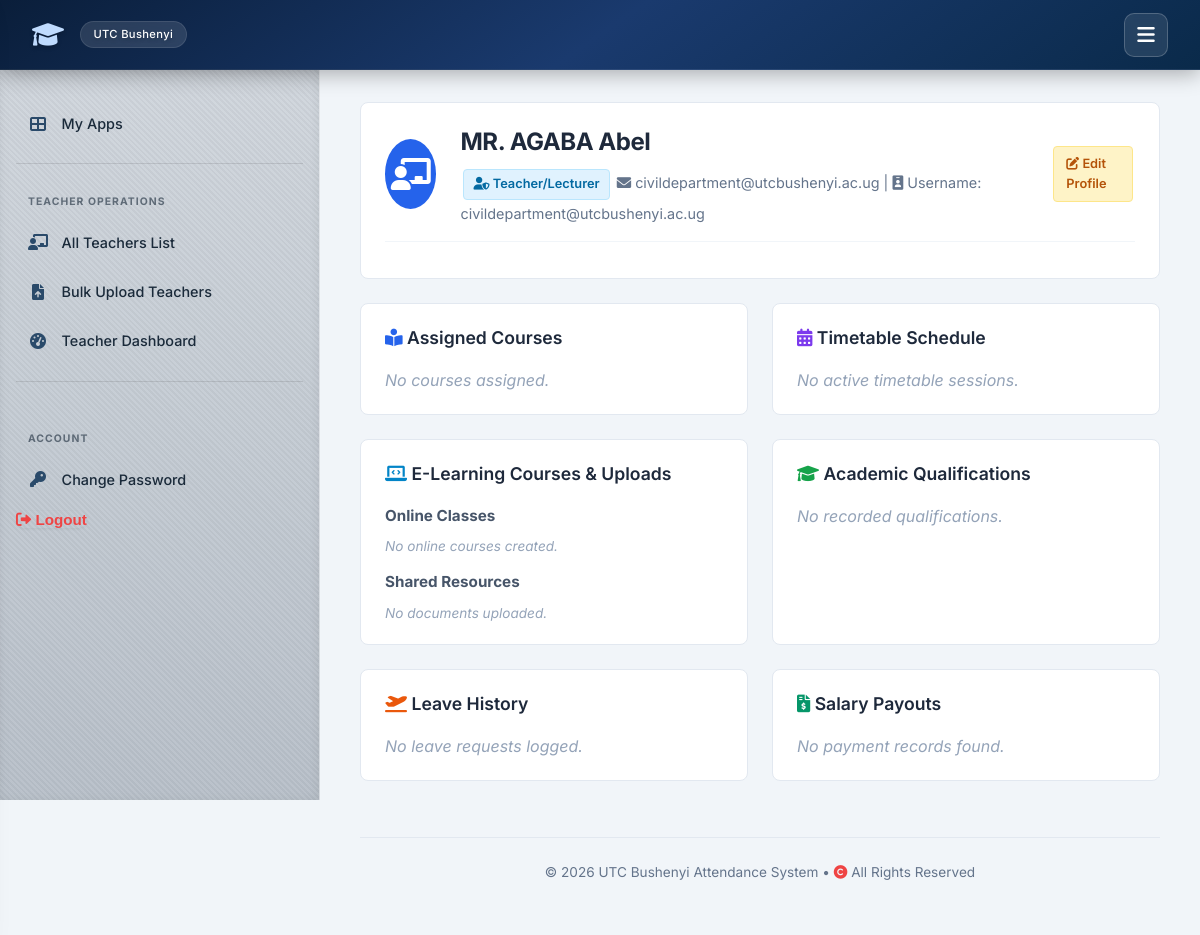
Page /teacher/1/ (signed in) on the committed database.
### attendance/models.py (models this page shows, shortened)
class TeacherProfile(models.Model):
    user = models.OneToOneField(User, on_delete=models.CASCADE, related_name='teacher_profile')
    name = models.CharField(max_length=255)
    courses = models.ManyToManyField('Course', blank=True, related_name='teachers')

class User(AbstractUser):
    IS_ADMIN = 'ADMIN'
    IS_TEACHER = 'TEACHER'
    IS_STUDENT = 'STUDENT'
    IS_WARDEN = 'WARDEN'
    IS_LIBRARIAN = 'LIBRARIAN'
    IS_ACCOUNTANT = 'ACCOUNTANT'
    IS_REGISTRAR = 'REGISTRAR'
    IS_PARENT = 'PARENT'
    IS_DEAN = 'DEAN'
    IS_HOD = 'HOD'
    IS_SYSTEM_SUPPORT = 'SYSTEM_SUPPORT'
    IS_SYSTEM_ADMIN = 'SYSTEM_ADMIN'
    IS_FINANCE = 'FINANCE'
    IS_POINT_OF_SERVICE = 'POINT_OF_SERVICE'
    IS_ASSISTANT_REGISTRAR = 'ASSISTANT_REGISTRAR'
    IS_PRINCIPAL = 'PRINCIPAL'
    TITLE_CHOICES = [
        ('MR.', 'Mr.'),
        ('MRS.', 'Mrs.'),
        ('MISS', 'Miss'),
        ('DR.', 'Dr.'),
        ('ENG.', 'Eng.'),
        ('PROF.', 'Prof.'),
    ]
    title = models.CharField(max_length=10, choices=TITLE_CHOICES, blank=True, null=True)
    surname = models.CharField(max_length=100, blank=True, null=True)
    other_names = models.CharField(max_length=150, blank=True, null=True)
    phone_number = models.CharField(max_length=20, blank=True, null=True)
    ROLE_CHOICES = [
        (IS_ADMIN, 'Admin'),
        (IS_TEACHER, 'Teacher/Lecturer'),
        (IS_STUDENT, 'Student'),
        (IS_WARDEN, 'Warden'),
        (IS_LIBRARIAN, 'Librarian'),
        (IS_ACCOUNTANT, 'Accountant'),
        (IS_REGISTRAR, 'Academic Registrar'),
        (IS_DEAN, 'Dean of Students'),
        (IS_HOD, 'Head of Department'),
        (IS_PARENT, 'Parent'),
        (IS_SYSTEM_SUPPORT, 'System Support'),
        (IS_SYSTEM_ADMIN, 'System Administrator'),
        (IS_FINANCE, 'Finance'),
        (IS_POINT_OF_SERVICE, 'Point of Service'),
        (IS_ASSISTANT_REGISTRAR, 'Assistant Academic Registrar'),
        (IS_PRINCIPAL, 'Principal'),
    ]
    role = models.CharField(
        max_length=25, choices=ROLE_CHOICES, default=IS_STUDENT,
        help_text="Primary/default role, used by existing limit_choices_to checks elsewhere in this file. "
                   "A staff member with several roles (e.g. 'System Administrator; Academic Registrar; "
                   "Finance; Lecturer; HOD') has every one of them recorded in StaffRole below — "
                   "this field alone cannot hold more than one."
    )
    is_verified = models.BooleanField(
        default=False,
        help_text="Maps to the 'Verified' Yes/No column in the Group Users export."
    )

### attendance/views_admin.py (the view)
# urls.py: path('teacher/<int:pk>/', views_admin.teacher_detail_view, name='teacher_detail'),
@login_required
def teacher_detail_view(request, pk):
    teacher = get_object_or_404(
        TeacherProfile.objects.select_related('user').prefetch_related(
            'courses__department__faculty',
            'online_courses',
            'uploaded_documents__course_unit',
            'user__qualifications',
            'user__leave_requests',
            'user__evaluations',
            'user__staff_payments'
        ),
        pk=pk
    )
    timetable_entries = TimetableEntry.objects.filter(teacher=teacher).select_related(
        'course_unit__course', 'stream'
    ).order_by('day', 'start_time')
    context = {
        'teacher': teacher,
        'timetable_entries': timetable_entries,
        'assigned_courses': teacher.courses.all(),
        'online_courses': teacher.online_courses.all(),
        'documents': teacher.uploaded_documents.all(),
        'qualifications': teacher.user.qualifications.all(),
        'leave_requests': teacher.user.leave_requests.order_by('-start_date'),
        'evaluations': teacher.user.evaluations.order_by('-evaluation_date'),
        'payments': teacher.user.staff_payments.order_by('-payment_date'),
    }
    return render(request, 'attendance/teacher_detail.html', context)

### attendance/context_processors.py (called while the page is built)
def institution_info(request):
    return {'institution': Institution.objects.first()}

### templates/attendance/teacher_detail.html (shortened to what this page needs)
{% extends 'attendance/base.html' %}
{% block content %}
{% block sidebar %}
{% include "attendance/sidebar.html" %}
{% endblock %}
<div class="detail-card">
    <div class="profile-header">
        <div class="profile-avatar">
            <i class="fas fa-chalkboard-teacher"></i>
        </div>
        <div>
            <h2 style="margin: 0; font-size: 1.5rem; color: var(--text-main, #0f172a);">{{ teacher.name }}</h2>
            <div style="margin-top: 0.35rem; color: #64748b; font-size: 0.9rem;">
                <span class="pill-badge badge-blue"><i class="fas fa-user-shield"></i> {{ teacher.user.get_role_display }}</span>
                <span><i class="fas fa-envelope"></i> {{ teacher.user.email|default:"No Email" }}</span> |
                <span><i class="fas fa-id-badge"></i> Username: {{ teacher.user.username }}</span>
            </div>
        </div>
        <div style="margin-left: auto;">
            <a href="{% url 'attendance:edit_teacher' teacher.pk %}" class="pill-badge badge-amber" style="text-decoration:none; padding:0.4rem 0.8rem;">
                <i class="fas fa-edit"></i> Edit Profile
            </a>
        </div>
    </div>
</div>
<div class="grid-2">
    <div class="detail-card">
        <h3 style="margin-top:0; font-size:1.1rem; color:#1e293b;">
            <i class="fas fa-book-reader" style="color:#2563eb;"></i> Assigned Courses
        </h3>
        {% if assigned_courses %}
            {% for course in assigned_courses %}
                <div style="padding:0.5rem 0; border-bottom:1px solid #f1f5f9;">
                    <strong style="color:#0f172a;">{{ course.code }}</strong> - {{ course.name }}
                    <div style="font-size:0.8rem; color:#64748b;">
                        Faculty: {{ course.department.faculty.name|default:"N/A" }} | Dept: {{ course.department.name|default:"N/A" }}
                    </div>
                </div>
            {% endfor %}
        {% else %}
            <p style="color:#94a3b8; font-style:italic;">No courses assigned.</p>
        {% endif %}
    </div>
    <div class="detail-card">
        <h3 style="margin-top:0; font-size:1.1rem; color:#1e293b;">
            <i class="fas fa-calendar-alt" style="color:#7c3aed;"></i> Timetable Schedule
        </h3>
        {% if timetable_entries %}
            <table class="table-custom">
                <thead>
                    <tr>
                        <th>Day</th>
                        <th>Time</th>
                        <th>Course Unit</th>
                        <th>Stream</th>
                    </tr>
                </thead>
                <tbody>
                    {% for entry in timetable_entries %}
                        <tr>
                            <td><span class="pill-badge badge-blue">{{ entry.get_day_display }}</span></td>
                            <td>{{ entry.start_time|time:"H:i" }} - {{ entry.end_time|time:"H:i" }}</td>
                            <td><strong>{{ entry.course_unit.code }}</strong></td>
                            <td>{{ entry.stream.name }}</td>
                        </tr>
                    {% endfor %}
                </tbody>
            </table>
        {% else %}
            <p style="color:#94a3b8; font-style:italic;">No active timetable sessions.</p>
        {% endif %}
    </div>
</div>
<div class="grid-2">
    <div class="detail-card">
        <h3 style="margin-top:0; font-size:1.1rem; color:#1e293b;">
            <i class="fas fa-laptop-code" style="color:#0284c7;"></i> E-Learning Courses & Uploads
        </h3>
        <h4 style="margin: 0.5rem 0; font-size:0.95rem; color:#475569;">Online Classes</h4>
        {% if online_courses %}
            {% for oc in online_courses %}
                <div style="padding:0.4rem 0;">
                    <span class="pill-badge badge-green">{{ oc.name }}</span>
                    <small>({{ oc.course_unit.code }})</small>
                </div>
            {% endfor %}
        {% else %}
            <p style="color:#94a3b8; font-size:0.85rem; font-style:italic;">No online courses created.</p>
        {% endif %}
        <h4 style="margin: 0.75rem 0 0.5rem 0; font-size:0.95rem; color:#475569;">Shared Resources</h4>
        {% if documents %}
            <ul style="padding-left:1.2rem; margin:0; font-size:0.85rem;">
                {% for doc in documents %}
                    <li><a href="{{ doc.file.url }}" target="_blank">{{ doc.title }}</a> ({{ doc.course_unit.code }})</li>
                {% endfor %}
            </ul>
        {% else %}
            <p style="color:#94a3b8; font-size:0.85rem; font-style:italic;">No documents uploaded.</p>
        {% endif %}
    </div>
    <div class="detail-card">
        <h3 style="margin-top:0; font-size:1.1rem; color:#1e293b;">
            <i class="fas fa-graduation-cap" style="color:#16a34a;"></i> Academic Qualifications
        </h3>
        {% if qualifications %}
            <table class="table-custom">
                <thead>
                    <tr>
                        <th>Qualification</th>
                        <th>Institution</th>
                        <th>Year</th>
                    </tr>
                </thead>
                <tbody>
                    {% for q in qualifications %}
                        <tr>
                            <td><strong>{{ q.qualification_name }}</strong></td>
                            <td>{{ q.institution }}</td>
                            <td>{{ q.year_awarded }}</td>
                        </tr>
                    {% endfor %}
                </tbody>
            </table>
        {% else %}
            <p style="color:#94a3b8; font-style:italic;">No recorded qualifications.</p>
        {% endif %}
    </div>
</div>
<div class="grid-2">
    <div class="detail-card">
        <h3 style="margin-top:0; font-size:1.1rem; color:#1e293b;">
            <i class="fas fa-plane-departure" style="color:#ea580c;"></i> Leave History
        </h3>
        {% if leave_requests %}
            <table class="table-custom">
                <thead>
                    <tr>
                        <th>Type</th>
                        <th>Dates</th>
                        <th>Status</th>
                    </tr>
                </thead>
                <tbody>
                    {% for leave in leave_requests %}
                        <tr>
                            <td>{{ leave.get_leave_type_display }}</td>
                            <td>{{ leave.start_date }} to {{ leave.end_date }}</td>
                            <td>
                                {% if leave.status == 'APPROVED' %}
                                    <span class="pill-badge badge-green">Approved</span>
                                {% elif leave.status == 'PENDING' %}
                                    <span class="pill-badge badge-amber">Pending</span>
                                {% else %}
                                    <span class="pill-badge" style="background:#fee2e2; color:#991b1b;">Rejected</span>
                                {% endif %}
                            </td>
                        </tr>
                    {% endfor %}
                </tbody>
            </table>
        {% else %}
            <p style="color:#94a3b8; font-style:italic;">No leave requests logged.</p>
        {% endif %}
    </div>
    <div class="detail-card">
        <h3 style="margin-top:0; font-size:1.1rem; color:#1e293b;">
            <i class="fas fa-file-invoice-dollar" style="color:#059669;"></i> Salary Payouts
        </h3>
        {% if payments %}
            <table class="table-custom">
                <thead>
                    <tr>
                        <th>Date</th>
                        <th>Ref</th>
                        <th>Amount</th>
                    </tr>
                </thead>
                <tbody>
                    {% for p in payments %}
                        <tr>
                            <td>{{ p.payment_date }}</td>
                            <td><code>{{ p.reference_number }}</code></td>
                            <td><strong>UGX {{ p.amount }}</strong></td>
                        </tr>
                    {% endfor %}
                </tbody>
            </table>
        {% else %}
            <p style="color:#94a3b8; font-style:italic;">No payment records found.</p>
        {% endif %}
    </div>
</div>
{% endblock %}

### static/style.css (style rules this page uses)
:root { --primary: #0f3b3e; --primary-dark: #0c4e6d ; --primary-light: #e6f4f1; --secondary: #2c6e6b; --accent: #3b82f6; --success: #10b981; --success-light: #d1fae5; --danger: #ef4444; --danger-light: #fee2e2; --warning: #f59e0b; --warning-light: #fef3c7; --info: #3b82f6; --info-light: #dbeafe; --bg-main: #f1f5f9; --surface: #ffffff; --surface-hover: #f8fafc; --text-main: #0f172a; --text-muted: #64748b; --border: #e2e8f0; --shadow-sm: 0 1px 3px rgba(0,0,0,0.06); --shadow: 0 4px 12px rgba(0,0,0,0.08); --shadow-lg: 0 10px 30px rgba(0,0,0,0.12); --radius: 16px; --radius-sm: 10px; --transition: all 0.25s cubic-bezier(0.4, 0, 0.2, 1); --font: 'Inter', -apple-system, BlinkMacSystemFont, 'Segoe UI', Roboto, Helvetica, Arial, sans-serif; --nav-height: 70px; --sidebar-width: 320px; }
* { box-sizing: border-box; margin: 0; padding: 0; }
body { font-family: var(--font); background: var(--bg-main); color: var(--text-main); line-height: 1.6; min-height: 100vh; display: flex; flex-direction: column; }
a { text-decoration: none; color: inherit; }
h2 { font-size: 1.75rem; font-weight: 700; color: var(--primary-dark); margin-bottom: 1.5rem; letter-spacing: -0.02em; display: flex; align-items: center; gap: 0.75rem; }
h3 { font-size: 1.2rem; font-weight: 600; margin-bottom: 1rem; color: var(--text-main); }
.grid-2 { display: grid; grid-template-columns: repeat(auto-fit, minmax(380px, 1fr)); gap: 2rem; }

### templates/attendance/base.html (style rules this page uses)
:root { --primary: #0a2a4a; --primary-dark: #061e35; --primary-light: #e6eff9; --secondary: #1e3a6e; --accent: #3b82f6; --success: #3b82f6; --success-light: #dbeafe; --danger: #ef4444; --danger-light: #fee2e2; --warning: #f59e0b; --warning-light: #fef3c7; --info: #3b82f6; --info-light: #dbeafe; --bg-main: #f1f5f9; --surface: #ffffff; --surface-hover: #f8fafc; --text-main: #1e293b; --text-muted: #64748b; --border: #e2e8f0; --shadow-sm: 0 1px 3px rgba(0,0,0,0.06); --shadow: 0 4px 12px rgba(0,0,0,0.08); --shadow-lg: 0 10px 30px rgba(0,0,0,0.12); --radius: 16px; --radius-sm: 10px; --transition: all 0.25s cubic-bezier(0.4, 0, 0.2, 1); --font: 'Inter', -apple-system, BlinkMacSystemFont, 'Segoe UI', Roboto, Helvetica, Arial, sans-serif; --nav-height: 70px; }
* { box-sizing: border-box; margin: 0; padding: 0; }
body { font-family: var(--font); background: var(--bg-main); color: var(--text-main); line-height: 1.6; min-height: 100vh; display: flex; flex-direction: column; }
a { text-decoration: none; color: inherit; }
h2 { font-size: 1.75rem; font-weight: 700; color: var(--primary-dark); margin-bottom: 1.5rem; letter-spacing: -0.02em; display: flex; align-items: center; gap: 0.75rem; }
h3 { font-size: 1.2rem; font-weight: 600; margin-bottom: 1rem; color: var(--text-main); }

### templates/attendance/sidebar.html (style rules this page uses)
:root { --sidebar-width: 320px; }

### templates/attendance/teacher_detail.html (style rules this page uses)
.detail-card { background: #ffffff; border: 1px solid var(--border, #e2e8f0); border-radius: var(--radius-md, 8px); padding: 1.25rem 1.5rem; margin-bottom: 1.5rem; }
.profile-header { display: flex; align-items: center; gap: 1.5rem; border-bottom: 1px solid #f1f5f9; padding-bottom: 1rem; margin-bottom: 1rem; }
.profile-avatar { width: 70px; height: 70px; border-radius: 50%; background: #2563eb; color: #fff; display: flex; align-items: center; justify-content: center; font-size: 2rem; font-weight: 700; }
.grid-2 { display: grid; grid-template-columns: repeat(auto-fit, minmax(320px, 1fr)); gap: 1.5rem; }
.pill-badge { display: inline-block; padding: 0.25rem 0.6rem; font-size: 0.8rem; font-weight: 600; border-radius: 4px; background: #f1f5f9; border: 1px solid #e2e8f0; margin: 0.15rem; }
.badge-blue { background: #e0f2fe; color: #0369a1; border-color: #bae6fd; }
.badge-amber { background: #fef3c7; color: #b45309; border-color: #fde68a; }

### rows in the picture
TeacherProfile: name "MR. AGABA Abel", user.role "Teacher/Lecturer", user.email "civildepartment@utcbushenyi.ac.ug", user.username "civildepartment@utcbushenyi.ac.ug"
